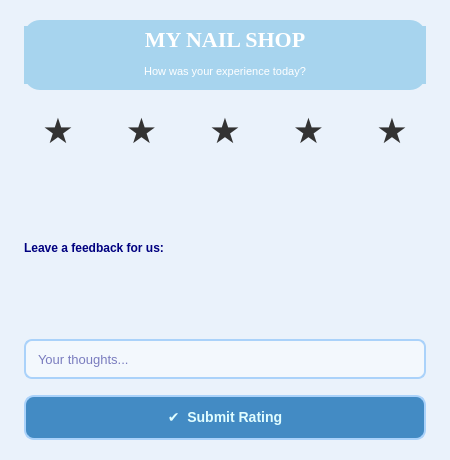
<?xml version="1.0" encoding="UTF-8"?>
<ui version="4.0">
 <class>RatingUI</class>
 <widget class="QWidget" name="RatingUI">
  <property name="geometry">
   <rect><x>0</x><y>0</y><width>450</width><height>460</height></rect>
  </property>
  <property name="windowTitle"><string>Rate Our Service</string></property>
  <property name="styleSheet">
   <string notr="true">QWidget { background-color: rgb(234, 242, 251); color: #000000; font-family: 'Georgia'; }</string>
  </property>

  <layout class="QVBoxLayout" name="verticalLayout">
   <property name="spacing"><number>16</number></property>
   <property name="leftMargin"><number>24</number></property>
   <property name="topMargin"><number>20</number></property>
   <property name="rightMargin"><number>24</number></property>
   <property name="bottomMargin"><number>20</number></property>

   <!-- Header -->
   <item>
    <widget class="QWidget" name="headerWidget">
     <property name="minimumSize"><size><width>0</width><height>70</height></size></property>
     <property name="maximumSize"><size><width>16777215</width><height>70</height></size></property>
     <property name="styleSheet">
      <string notr="true">background-color: rgb(167, 212, 238); border-radius: 16px; color: white;</string>
     </property>
     <layout class="QVBoxLayout" name="headerLayout">
      <property name="leftMargin"><number>0</number></property>
      <property name="topMargin"><number>6</number></property>
      <property name="rightMargin"><number>0</number></property>
      <property name="bottomMargin"><number>6</number></property>
      <item>
       <widget class="QLabel" name="lblTitle">
        <property name="text"><string>MY NAIL SHOP</string></property>
        <property name="alignment"><set>Qt::AlignCenter</set></property>
        <property name="styleSheet">
         <string notr="true">font-size: 22px; font-weight: bold; font-family: Georgia, serif; color: white;</string>
        </property>
       </widget>
      </item>
      <item>
       <widget class="QLabel" name="lblInstruction">
        <property name="text"><string>How was your experience today?</string></property>
        <property name="alignment"><set>Qt::AlignCenter</set></property>
        <property name="styleSheet">
         <string notr="true">font-size: 11px; color: white;</string>
        </property>
       </widget>
      </item>
     </layout>
    </widget>
   </item>

   <!-- Stars row -->
   <item>
    <layout class="QHBoxLayout" name="starLayout">
     <item>
      <widget class="QPushButton" name="star_1">
       <property name="text"><string>★</string></property>
       <property name="minimumSize"><size><width>50</width><height>50</height></size></property>
       <property name="styleSheet">
        <string notr="true">QPushButton { background: transparent; color: #333; font-size: 35px; border: none; } QPushButton:hover { color: gold; }</string>
       </property>
      </widget>
     </item>
     <item>
      <widget class="QPushButton" name="star_2">
       <property name="text"><string>★</string></property>
       <property name="minimumSize"><size><width>50</width><height>50</height></size></property>
       <property name="styleSheet">
        <string notr="true">QPushButton { background: transparent; color: #333; font-size: 35px; border: none; }</string>
       </property>
      </widget>
     </item>
     <item>
      <widget class="QPushButton" name="star_3">
       <property name="text"><string>★</string></property>
       <property name="minimumSize"><size><width>50</width><height>50</height></size></property>
       <property name="styleSheet">
        <string notr="true">QPushButton { background: transparent; color: #333; font-size: 35px; border: none; }</string>
       </property>
      </widget>
     </item>
     <item>
      <widget class="QPushButton" name="star_4">
       <property name="text"><string>★</string></property>
       <property name="minimumSize"><size><width>50</width><height>50</height></size></property>
       <property name="styleSheet">
        <string notr="true">QPushButton { background: transparent; color: #333; font-size: 35px; border: none; }</string>
       </property>
      </widget>
     </item>
     <item>
      <widget class="QPushButton" name="star_5">
       <property name="text"><string>★</string></property>
       <property name="minimumSize"><size><width>50</width><height>50</height></size></property>
       <property name="styleSheet">
        <string notr="true">QPushButton { background: transparent; color: #333; font-size: 35px; border: none; }</string>
       </property>
      </widget>
     </item>
    </layout>
   </item>

   <!-- Feedback label -->
   <item>
    <widget class="QLabel" name="lblFeedback">
     <property name="text"><string>Leave a feedback for us:</string></property>
     <property name="styleSheet">
      <string notr="true">color: rgb(0,0,127); font-size: 12px; font-weight: bold;</string>
     </property>
    </widget>
   </item>

   <!-- Feedback input -->
   <item>
    <widget class="QLineEdit" name="lineEditFeedback">
     <property name="minimumSize"><size><width>0</width><height>40</height></size></property>
     <property name="placeholderText"><string>Your thoughts...</string></property>
     <property name="styleSheet">
      <string notr="true">QLineEdit { background-color: rgb(243, 248, 253); color: rgb(0,0,127); border: 2px solid rgb(170, 210, 250); border-radius: 8px; padding: 6px 10px; font-size: 13px; } QLineEdit:focus { border: 2px solid rgb(67, 139, 196); }</string>
     </property>
    </widget>
   </item>

   <!-- Submit button -->
   <item>
    <widget class="QPushButton" name="btnSubmit">
     <property name="text"><string>✔  Submit Rating</string></property>
     <property name="minimumSize"><size><width>0</width><height>45</height></size></property>
     <property name="styleSheet">
      <string notr="true">QPushButton { background-color: rgb(67, 139, 196); color: rgb(224, 253, 255); font-weight: bold; font-size: 14px; border: 2px solid rgb(170, 210, 250); border-radius: 10px; padding: 8px 15px; } QPushButton:hover { background-color: #4E86B5; } QPushButton:pressed { background-color: #3a6f99; }</string>
     </property>
    </widget>
   </item>

  </layout>
 </widget>
 <resources/>
 <connections/>
</ui>
